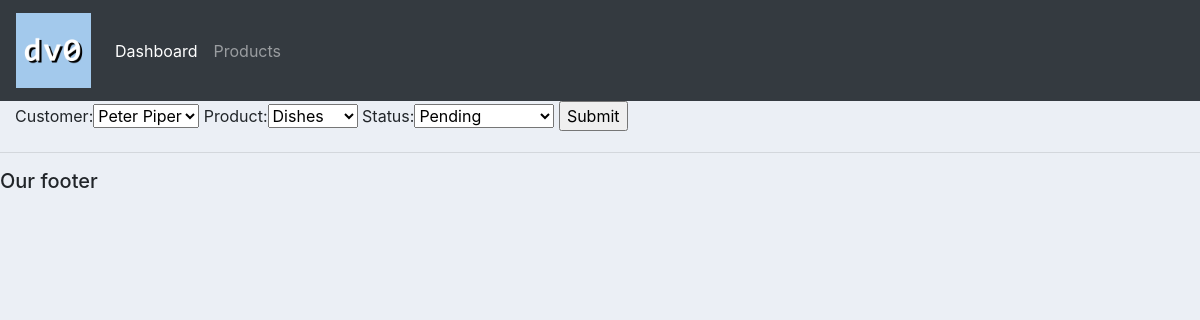
/update_order/3/, run on an earlier commit of the app's database.
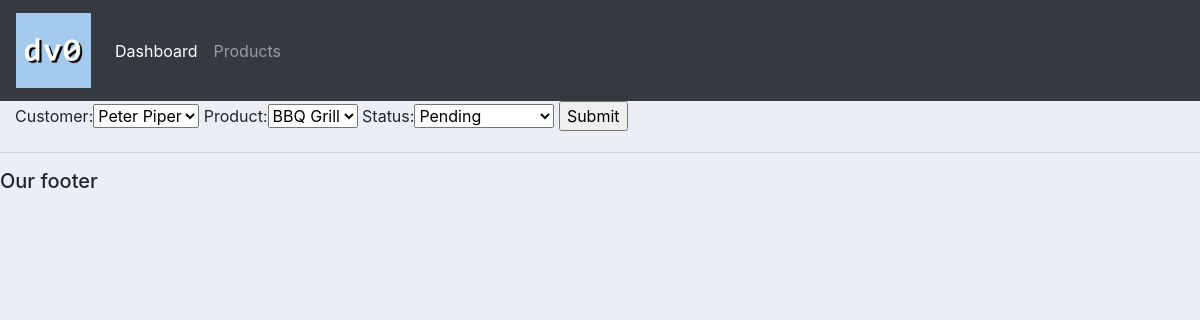
And on a later commit of the database.
### accounts/models.py (models this page shows, shortened)
class Order(models.Model):
    STATUS = (
        ('Pending', 'Pending'),
        ('Out for delivery', 'Out for delivery'),
        ('Delivered', 'Delivered'),
    )
    customer = models.ForeignKey(Customer, null=True, on_delete=models.SET_NULL)
    product = models.ForeignKey(Product, null=True, on_delete=models.SET_NULL)
    date_created = models.DateTimeField(auto_now_add=True, null=True)
    status = models.CharField(max_length=200, null=True, choices=STATUS)

### accounts/views.py (the view)
# urls.py: path('update_order/<str:pk>/', views.updateOrder, name="update_order"),
def updateOrder(request, pk):
	order = Order.objects.get(id=pk)
	form = OrderForm(instance=order)
	if request.method == 'POST':
		form = OrderForm(request.POST, instance=order)
		if form.is_valid():
			form.save()
			return redirect('/')
	context = {'form':form}
	return render(request, 'accounts/order_form.html', context)

### accounts/forms.py
class OrderForm(ModelForm):
    class Meta:
        model = Order # which model to use
        fields = '__all__' # creates form with all fields

### accounts/models.py (called while the page is built)
    def __str__(self):
        return self.name

    def __str__(self):
        return self.name

### accounts/templates/accounts/order_form.html (shortened to what this page needs)
{% extends 'accounts/main.html' %}
{% load static %}
{% block content %}
<form action="" method="POST">
    {{form}}
    <input type="submit" name="submit">
</form>
{% endblock content %}

What changed in the data, as far as the page shows it:
changed Order "Peter Piper": product "Dishes" → "BBQ Grill"
